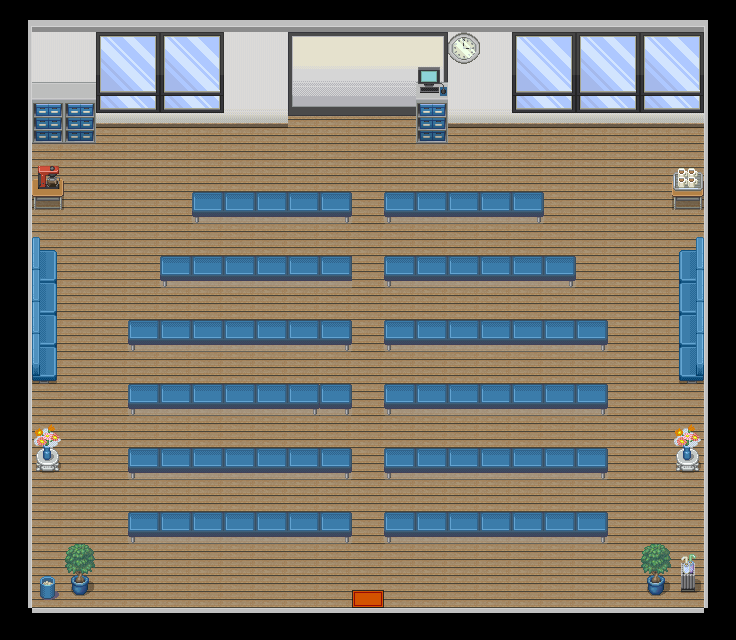

This game map was drawn from its Tiled (.tmx) file and the tilesets committed beside it. A one-line description and the full map source follow:
An orthogonal 23x20 tile map with 32x32 px tiles, 6 tile layers (Layer 1, Layer 2, Layer 3, Layer 4, ...).

<map version="1.0" orientation="orthogonal" renderorder="right-down" width="23" height="20" tilewidth="32" tileheight="32" nextobjectid="1">
 <tileset firstgid="1" source="tileset2.tsx" />
 <layer name="Layer 1" width="23" height="20">
  <data encoding="csv">
2147483739,57,57,57,57,57,57,57,57,57,57,57,57,57,57,57,57,57,57,57,57,57,91,
54,4,4,4,4,4,4,4,4,0,0,0,0,0,4,4,4,4,4,4,4,4,2147483702,
54,21,21,21,21,21,21,21,21,0,0,0,0,0,21,21,21,21,21,21,21,21,2147483702,
54,38,38,38,38,38,38,38,38,18,18,18,18,18,38,38,38,38,38,38,38,38,2147483702,
54,18,18,18,18,18,18,18,18,18,18,18,18,18,18,18,18,18,18,18,18,18,2147483702,
54,18,18,18,18,18,18,18,18,18,18,18,18,18,18,18,18,18,18,18,18,18,2147483702,
54,18,18,18,18,18,18,18,18,18,18,18,18,18,18,18,18,18,18,18,18,18,2147483702,
54,18,18,18,18,18,18,18,18,18,18,18,18,18,18,18,18,18,18,18,18,18,2147483702,
54,18,18,18,18,18,18,18,18,18,18,18,18,18,18,18,18,18,18,18,18,18,2147483702,
54,18,18,18,18,18,18,18,18,18,18,18,18,18,18,18,18,18,18,18,18,18,2147483702,
54,18,18,18,18,18,18,18,18,18,18,18,18,18,18,18,18,18,18,18,18,18,2147483702,
54,18,18,18,18,18,18,18,18,18,18,18,18,18,18,18,18,18,18,18,18,18,2147483702,
54,18,18,18,18,18,18,18,18,18,18,18,18,18,18,18,18,18,18,18,18,18,2147483702,
54,18,18,18,18,18,18,18,18,18,18,18,18,18,18,18,18,18,18,18,18,18,2147483702,
54,18,18,18,18,18,18,18,18,18,18,18,18,18,18,18,18,18,18,18,18,18,2147483702,
54,18,18,18,18,18,18,18,18,18,18,18,18,18,18,18,18,18,18,18,18,18,2147483702,
54,18,18,18,18,18,18,18,18,18,18,18,18,18,18,18,18,18,18,18,18,18,2147483702,
54,18,18,18,18,18,18,18,18,18,18,18,18,18,18,18,18,18,18,18,18,18,2147483702,
54,18,18,18,18,18,18,18,18,18,18,18,18,18,18,18,18,18,18,18,18,18,2147483702,
0,55,55,55,55,55,55,55,55,55,55,55,55,55,55,55,55,55,55,55,55,55,0
</data>
 </layer>
 <layer name="Layer 2" width="23" height="20">
  <data encoding="csv">
0,0,0,0,0,0,0,0,0,0,0,0,0,0,0,0,0,0,0,0,0,0,0,
0,0,0,197,198,197,198,0,0,234,235,235,235,236,13,0,197,198,197,198,197,198,0,
0,233,233,214,215,214,215,0,0,251,252,252,252,253,0,0,214,215,214,215,214,215,0,
0,250,250,231,232,231,232,0,0,268,269,269,269,270,0,0,231,232,231,232,231,232,0,
0,267,267,0,0,0,0,0,0,0,0,0,0,0,0,0,0,0,0,0,0,0,0,
0,129,0,0,0,0,0,0,0,0,0,0,0,0,0,0,0,0,0,0,0,129,0,
0,146,0,0,0,0,107,108,108,108,109,0,107,108,108,108,109,0,0,0,0,146,0,
0,2147483769,0,0,0,0,0,0,0,0,0,0,0,0,0,0,0,0,0,0,0,121,0,
0,2147483786,0,0,0,107,108,108,108,108,108,0,107,108,108,108,108,109,0,0,0,138,0,
0,2147483786,0,0,0,0,0,0,0,0,0,0,0,0,0,0,0,0,0,0,0,138,0,
0,2147483786,0,0,107,108,108,108,108,108,109,0,107,108,108,108,108,108,109,0,0,138,0,
0,2147483803,0,0,0,0,0,0,0,0,0,0,0,0,0,0,0,0,0,0,0,155,0,
0,0,0,0,107,108,108,108,108,109,109,0,107,108,108,108,108,108,109,0,0,0,0,
0,0,0,0,0,0,0,0,0,0,0,0,0,0,0,0,0,0,0,0,0,0,0,
0,106,0,0,107,108,108,108,108,108,109,0,107,108,108,108,108,108,109,0,0,106,0,
0,0,0,0,0,0,0,0,0,0,0,0,0,0,0,0,0,0,0,0,0,0,0,
0,0,0,0,107,108,108,108,108,108,109,0,107,108,108,108,108,108,109,0,0,0,0,
0,0,0,0,0,0,0,0,0,0,0,0,0,0,0,0,0,0,0,0,0,98,0,
0,226,62,0,0,0,0,0,0,0,0,0,0,0,0,0,0,0,0,0,62,115,0,
0,0,0,0,0,0,0,0,0,0,0,0,0,0,0,0,0,0,0,0,0,0,0
</data>
 </layer>
 <layer name="Layer 3" width="23" height="20">
  <data encoding="csv">
0,0,0,0,0,0,0,0,0,0,0,0,0,0,0,0,0,0,0,0,0,0,0,
0,0,0,0,0,0,0,0,0,0,0,0,0,0,0,0,0,0,0,0,0,0,0,
0,0,0,0,0,0,0,0,0,0,0,0,0,233,0,0,0,0,0,0,0,0,0,
0,0,0,0,0,0,0,0,0,0,0,0,0,250,0,0,0,0,0,0,0,0,0,
0,0,0,0,0,0,0,0,0,0,0,0,0,267,0,0,0,0,0,0,0,0,0,
0,67,0,0,0,0,0,0,0,0,0,0,0,0,0,0,0,0,0,0,0,65,0,
0,0,0,0,0,0,0,0,0,0,0,0,0,0,0,0,0,0,0,0,0,0,0,
0,0,0,0,0,0,0,0,0,0,0,0,0,0,0,0,0,0,0,0,0,0,0,
0,0,0,0,0,0,0,0,0,0,0,0,0,0,0,0,0,0,0,0,0,0,0,
0,0,0,0,0,0,0,0,0,0,0,0,0,0,0,0,0,0,0,0,0,0,0,
0,0,0,0,0,0,0,0,0,0,0,0,0,0,0,0,0,0,0,0,0,0,0,
0,0,0,0,0,0,0,0,0,0,0,0,0,0,0,0,0,0,0,0,0,0,0,
0,0,0,0,0,0,0,0,0,0,0,0,0,0,0,0,0,0,0,0,0,0,0,
0,0,0,0,0,0,0,0,0,0,0,0,0,0,0,0,0,0,0,0,0,0,0,
0,208,0,0,0,0,0,0,0,0,0,0,0,0,0,0,0,0,0,0,0,208,0,
0,0,0,0,0,0,0,0,0,0,0,0,0,0,0,0,0,0,0,0,0,0,0,
0,0,0,0,0,0,0,0,0,0,0,0,0,0,0,0,0,0,0,0,0,0,0,
0,0,0,0,0,0,0,0,0,0,0,0,0,0,0,0,0,0,0,0,0,0,0,
0,0,0,0,0,0,0,0,0,0,0,0,0,0,0,0,0,0,0,0,0,0,0,
0,0,0,0,0,0,0,0,0,0,0,0,0,0,0,0,0,0,0,0,0,0,0
</data>
 </layer>
 <layer name="Layer 4" width="23" height="20">
  <data encoding="csv">
0,0,0,0,0,0,0,0,0,0,0,0,0,0,0,0,0,0,0,0,0,0,0,
0,0,0,0,0,0,0,0,0,0,0,0,0,0,0,0,0,0,0,0,0,0,0,
0,0,0,0,0,0,0,0,0,0,0,0,0,150,0,0,0,0,0,0,0,0,0,
0,0,0,0,0,0,0,0,0,0,0,0,0,0,0,0,0,0,0,0,0,0,0,
0,0,0,0,0,0,0,0,0,0,0,0,0,0,0,0,0,0,0,0,0,0,0,
0,0,0,0,0,0,0,0,0,0,0,0,0,0,0,0,0,0,0,0,0,0,0,
0,0,0,0,0,0,0,0,0,0,0,0,0,0,0,0,0,0,0,0,0,0,0,
0,0,0,0,0,0,0,0,0,0,0,0,0,0,0,0,0,0,0,0,0,0,0,
0,0,0,0,0,0,0,0,0,0,0,0,0,0,0,0,0,0,0,0,0,0,0,
0,0,0,0,0,0,0,0,0,0,0,0,0,0,0,0,0,0,0,0,0,0,0,
0,0,0,0,0,0,0,0,0,0,0,0,0,0,0,0,0,0,0,0,0,0,0,
0,0,0,0,0,0,0,0,0,0,0,0,0,0,0,0,0,0,0,0,0,0,0,
0,0,0,0,0,0,0,0,0,0,0,0,0,0,0,0,0,0,0,0,0,0,0,
0,0,0,0,0,0,0,0,0,0,0,0,0,0,0,0,0,0,0,0,0,0,0,
0,0,0,0,0,0,0,0,0,0,0,0,0,0,0,0,0,0,0,0,0,0,0,
0,0,0,0,0,0,0,0,0,0,0,0,0,0,0,0,0,0,0,0,0,0,0,
0,0,0,0,0,0,0,0,0,0,0,0,0,0,0,0,0,0,0,0,0,0,0,
0,0,0,0,0,0,0,0,0,0,0,0,0,0,0,0,0,0,0,0,0,0,0,
0,0,0,0,0,0,0,0,0,0,0,0,0,0,0,0,0,0,0,0,0,0,0,
0,0,0,0,0,0,0,0,0,0,0,0,0,0,0,0,0,0,0,0,0,0,0
</data>
 </layer>
 <layer name="Doors" width="23" height="20">
  <data encoding="csv">
0,0,0,0,0,0,0,0,0,0,0,0,0,0,0,0,0,0,0,0,0,0,0,
0,0,0,0,0,0,0,0,0,0,0,0,0,0,0,0,0,0,0,0,0,0,0,
0,0,0,0,0,0,0,0,0,0,0,0,0,0,0,0,0,0,0,0,0,0,0,
0,0,0,0,0,0,0,0,0,0,0,0,0,0,0,0,0,0,0,0,0,0,0,
0,0,0,0,0,0,0,0,0,0,0,0,0,0,0,0,0,0,0,0,0,0,0,
0,0,0,0,0,0,0,0,0,0,0,0,0,0,0,0,0,0,0,0,0,0,0,
0,0,0,0,0,0,0,0,0,0,0,0,0,0,0,0,0,0,0,0,0,0,0,
0,0,0,0,0,0,0,0,0,0,0,0,0,0,0,0,0,0,0,0,0,0,0,
0,0,0,0,0,0,0,0,0,0,0,0,0,0,0,0,0,0,0,0,0,0,0,
0,0,0,0,0,0,0,0,0,0,0,0,0,0,0,0,0,0,0,0,0,0,0,
0,0,0,0,0,0,0,0,0,0,0,0,0,0,0,0,0,0,0,0,0,0,0,
0,0,0,0,0,0,0,0,0,0,0,0,0,0,0,0,0,0,0,0,0,0,0,
0,0,0,0,0,0,0,0,0,0,0,0,0,0,0,0,0,0,0,0,0,0,0,
0,0,0,0,0,0,0,0,0,0,0,0,0,0,0,0,0,0,0,0,0,0,0,
0,0,0,0,0,0,0,0,0,0,0,0,0,0,0,0,0,0,0,0,0,0,0,
0,0,0,0,0,0,0,0,0,0,0,0,0,0,0,0,0,0,0,0,0,0,0,
0,0,0,0,0,0,0,0,0,0,0,0,0,0,0,0,0,0,0,0,0,0,0,
0,0,0,0,0,0,0,0,0,0,0,0,0,0,0,0,0,0,0,0,0,0,0,
0,0,0,0,0,0,0,0,0,0,0,8,0,0,0,0,0,0,0,0,0,0,0,
0,0,0,0,0,0,0,0,0,0,0,0,0,0,0,0,0,0,0,0,0,0,0
</data>
 </layer>
 <layer name="Over Player" width="23" height="20">
  <data encoding="csv">
0,0,0,0,0,0,0,0,0,0,0,0,0,0,0,0,0,0,0,0,0,0,0,
0,0,0,0,0,0,0,0,0,0,0,0,0,0,0,0,0,0,0,0,0,0,0,
0,0,0,0,0,0,0,0,0,0,0,0,0,0,0,0,0,0,0,0,0,0,0,
0,0,0,0,0,0,0,0,0,0,0,0,0,0,0,0,0,0,0,0,0,0,0,
0,0,0,0,0,0,0,0,0,0,0,0,0,0,0,0,0,0,0,0,0,0,0,
0,0,0,0,0,0,0,0,0,0,0,0,0,0,0,0,0,0,0,0,0,0,0,
0,0,0,0,0,0,0,0,0,0,0,0,0,0,0,0,0,0,0,0,0,0,0,
0,0,0,0,0,0,0,0,0,0,0,0,0,0,0,0,0,0,0,0,0,0,0,
0,0,0,0,0,0,0,0,0,0,0,0,0,0,0,0,0,0,0,0,0,0,0,
0,0,0,0,0,0,0,0,0,0,0,0,0,0,0,0,0,0,0,0,0,0,0,
0,0,0,0,0,0,0,0,0,0,0,0,0,0,0,0,0,0,0,0,0,0,0,
0,0,0,0,0,0,0,0,0,0,0,0,0,0,0,0,0,0,0,0,0,0,0,
0,0,0,0,0,0,0,0,0,0,0,0,0,0,0,0,0,0,0,0,0,0,0,
0,191,0,0,0,0,0,0,0,0,0,0,0,0,0,0,0,0,0,0,0,191,0,
0,0,0,0,0,0,0,0,0,0,0,0,0,0,0,0,0,0,0,0,0,0,0,
0,0,0,0,0,0,0,0,0,0,0,0,0,0,0,0,0,0,0,0,0,0,0,
0,0,0,0,0,0,0,0,0,0,0,0,0,0,0,0,0,0,0,0,0,0,0,
0,0,45,0,0,0,0,0,0,0,0,0,0,0,0,0,0,0,0,0,45,0,0,
0,0,0,0,0,0,0,0,0,0,0,0,0,0,0,0,0,0,0,0,0,0,0,
0,0,0,0,0,0,0,0,0,0,0,0,0,0,0,0,0,0,0,0,0,0,0
</data>
 </layer>
</map>
